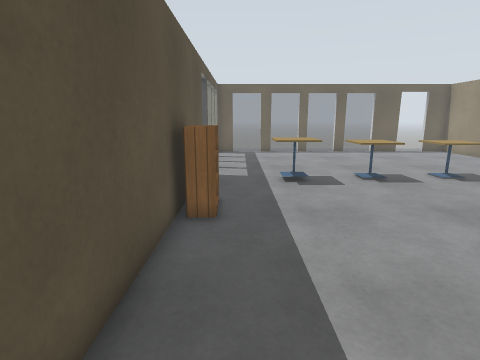
[1] (above)

16 first-person views from a walk through a robot-simulator world made for Gazebo. The camera is 1.3 m above the floor, tilts 12° down and sees 80° across. The floor is counted in squares, 0.5 m on a side. Each view is taken from the middle of a square. On the plan, view 1 faces up. The plan holds only what a view shows up to about 19 squares ahead; the rest is blank. The place goes on beyond the plan. Simple patterns stand in for the simulator's built-in surfaces.

[2]
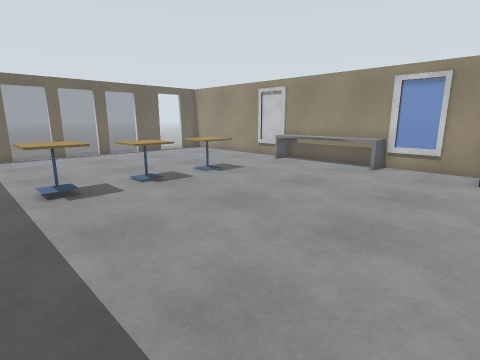

[3]
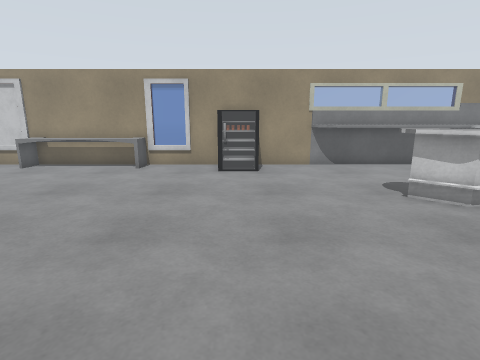

[4]
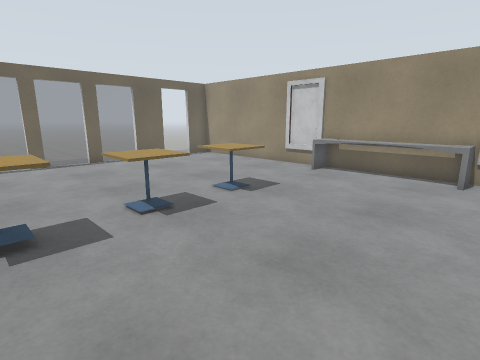

[5]
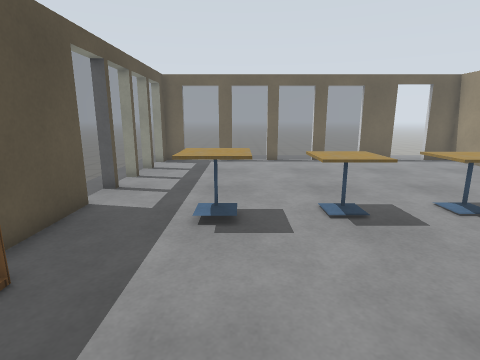

[6]
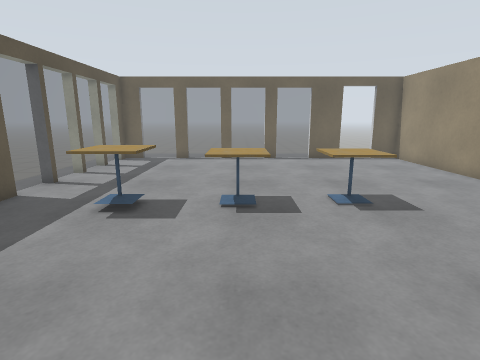

[7]
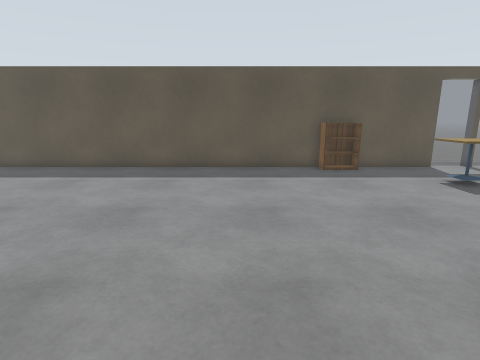

[8]
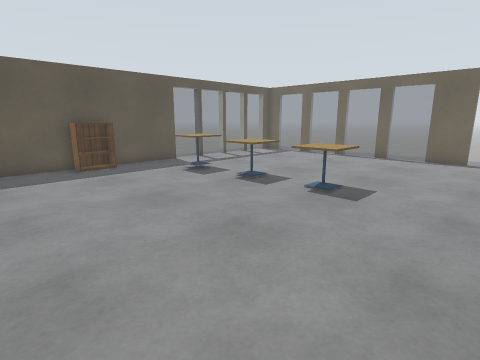

[9]
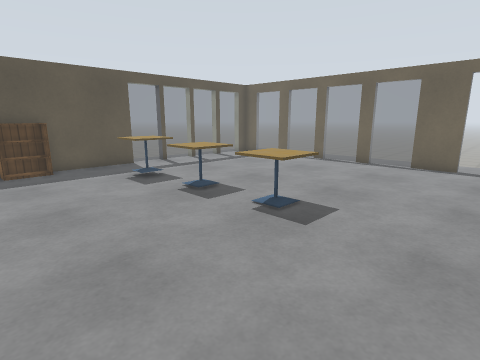

[10]
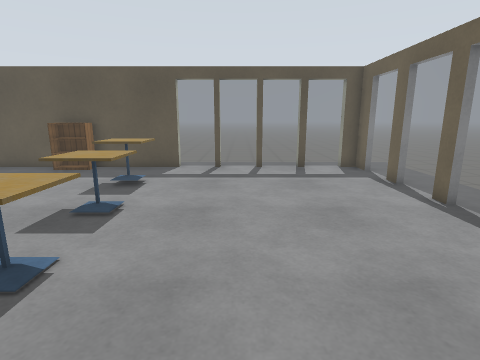

[11]
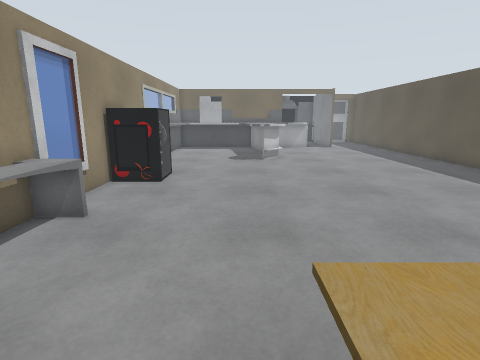

[12]
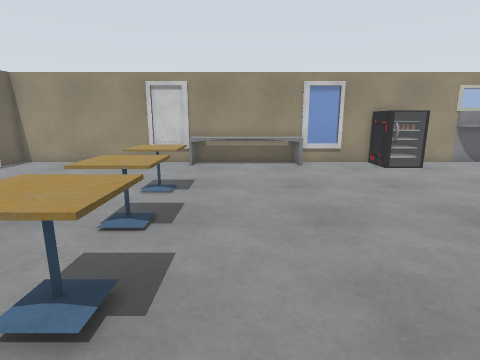

[13]
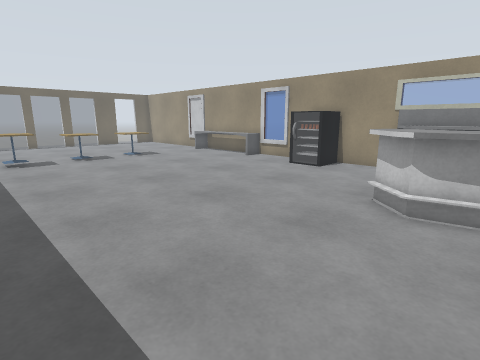

[14]
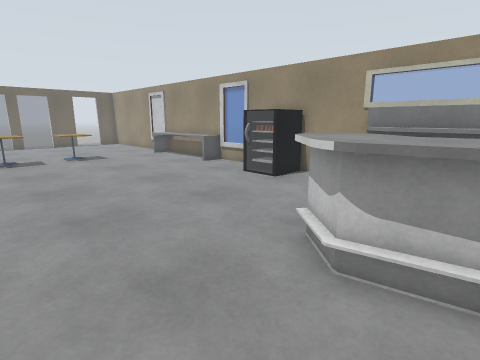

[15]
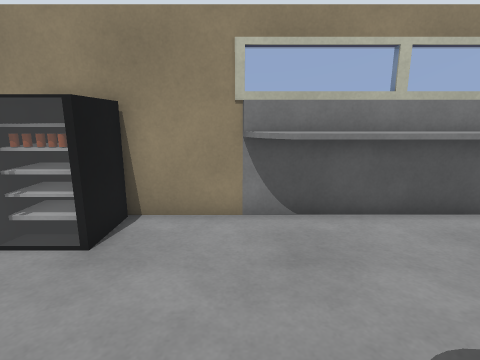

[16]
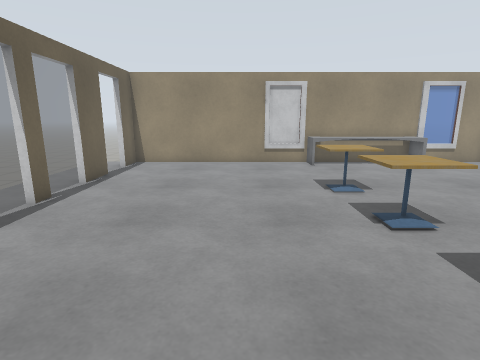

### Floor plan
Key: @ floor where view 1 was taken; # wall or solid block; . main floor; - floor 0.25 m lower than the main floor; = window, fence, low wall or low ledge; T cafe table; B bookshelf.
Columns run from 6 left of view 1 to 17 right of it. Each row starts with its distance up from view 1.
 24     ##==#==#==#==##..##
 23 -- .# ...........##..###
 22 -- .=..................#
 21 -- .=..................#
 20 -- .=..................#
 19 -- .=..................#
 18    .#..................#
 17    .=..................#
 16    .=..................#
 15    .=.................#=
 14    .=......TTT.TT.....==
 13     #..TTT.TTT.TT....==#
 12     #..TTT.TTT.TT....=##
 11     #...TT...........=##
 10     #................=##
  9     #B...............=##
  8     #B...............=##
  7     #B...............=##
  6     #.................##
  5     #.................==
  4     #.................##
  3     #..................#
  2     #...............####
  1     #...............=###
  0     #.@.............####
 -1     #..................#
 -2     #..................#
 -3     #.................##
 -4     #.......... #....###
 -5     #.........###....###
 -6     #.........=##....###
 -7     #.........###  ..###
 -8     #... .....##    .###

Where each view was taken, in squares from view 1:
view 1: 0 up, 0 right, facing up
view 2: 1 up, 0 right, facing up-right
view 3: 1 up, 0 right, facing right
view 4: 5 up, 2 right, facing up-right
view 5: 5 up, 3 right, facing up
view 6: 4 up, 6 right, facing up
view 7: 3 up, 14 right, facing left
view 8: 3 up, 15 right, facing up-left
view 9: 6 up, 15 right, facing up-left
view 10: 17 up, 14 right, facing left
view 11: 14 up, 11 right, facing down
view 12: 10 up, 1 left, facing right
view 13: 8 down, 0 right, facing up-right
view 14: 8 down, 4 right, facing up-right
view 15: 3 down, 9 right, facing right
view 16: 17 up, 1 left, facing right
